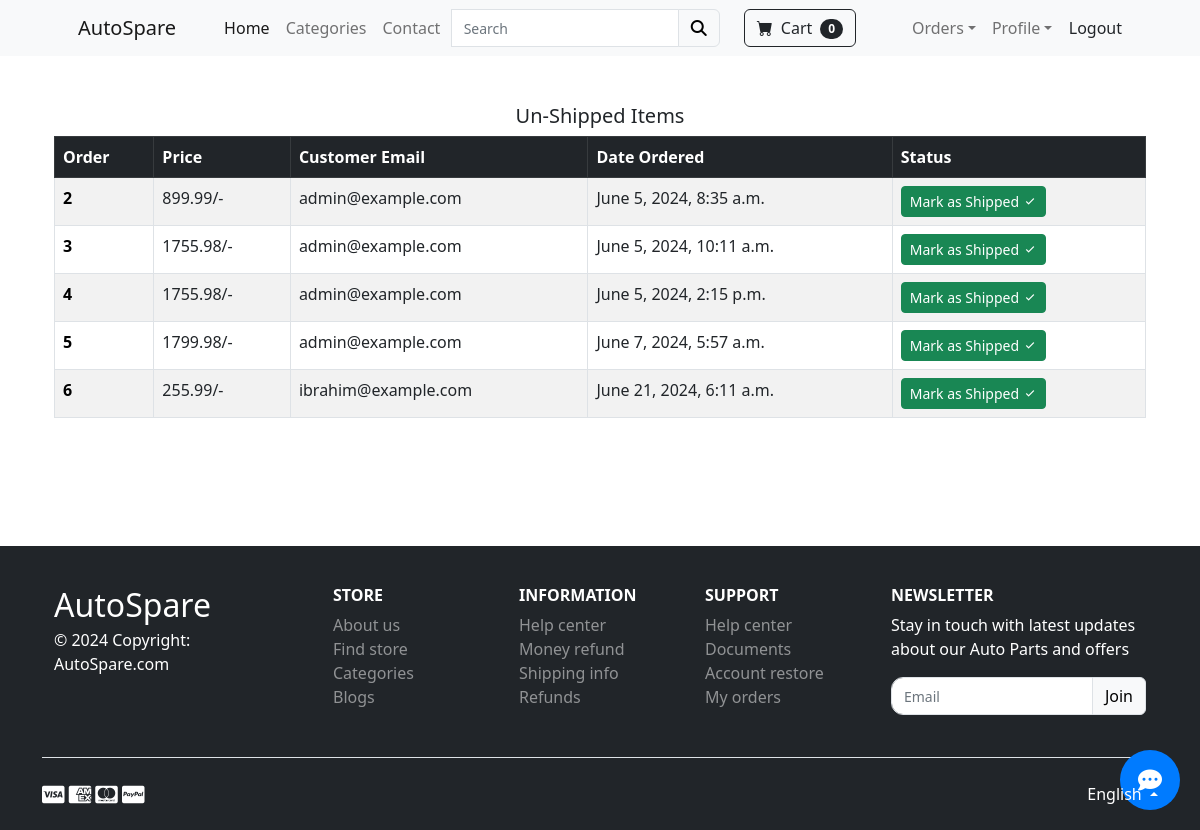
Page /payment/not_shipped_dash (signed in) on the committed database.
### payment/models.py (models this page shows, shortened)
class Order(models.Model):
    user = models.ForeignKey(User, on_delete=models.CASCADE, null=True, blank=True)
    full_name = models.CharField(max_length=250)
    email = models.EmailField(max_length=250)
    shipping_address = models.TextField(max_length=15000)
    amount_paid = models.DecimalField(max_digits=10, decimal_places=2)
    date_ordered = models.DateTimeField(auto_now_add=True)
    shipped = models.BooleanField(default=False)
    date_shipped = models.DateTimeField(blank=True, null=True)

### payment/views.py (the view, shortened to what this page needs)
# urls.py: path('not_shipped_dash', views.not_shipped_dash, name='not_shipped_dash'),
def not_shipped_dash(request):
    if request.user.is_authenticated and request.user.is_superuser:
        orders = Order.objects.filter(shipped=False)
        return render(request, "payment/not_shipped_dash.html", {"orders":orders})
    else:
        messages.success(request, "Access Denied!")
        return redirect('home')

### cart/cart.py (called while the page is built)
    def __len__(self):
        return len(self.cart)

### cart/context_processors.py (called while the page is built)
def cart(request):
    return {'cart': Cart(request)}

### payment/templates/payment/not_shipped_dash.html (shortened to what this page needs)
{% extends 'base.html' %}
{% block content %}
<div class="container">
    <div class="row">
        <center>
            <div class="col-12">
                <br><br>
                <h5>Un-Shipped Items</h5>
                <table class="table table-striped table-hover table-bordered">
                    <thead class="table-dark">
                        <tr>
                            <th scope="col">Order</th>
                            <th scope="col">Price</th>
                            <th scope="col">Customer Email</th>
                            <th scope="col">Date Ordered</th>
                            <th scope="col">Status</th>
                        </tr>
                    </thead>
                    <tbody>
                        {% for item in orders %}
                        <tr>
                            <th><a href="{% url 'orders' item.id %}">{{ item.id }}</a></th>
                            <td>{{ item.amount_paid }}/-</td>
                            <td>{{ item.email }}</td>
                            <td>{{ item.date_ordered }}</td>
                            <td>
                                <form method="POST">
                                    <button type="submit" class="btn btn-success btn-sm">Mark as Shipped <i
                                            class="bx bx-check text-white font-size-20"></i></button>
                                </form>
                            </td>
                        </tr>
                        {% endfor %}
                    </tbody>
                </table>
                <br /><br />
                <br /><br />
            </div>
        </center>
    </div>
</div>
{% endblock %}

### static/css/checkout.css (style rules this page uses)
a { text-decoration: none!important; }

### static/css/billing_info.css (style rules this page uses)
.row { margin: 0; }
a { color: black; }

### rows in the picture
Order: id "2", amount_paid "899.99", email "admin@example.com", date_ordered "June 5, 2024, 8:35 a.m."
Order: id "3", amount_paid "1755.98", email "admin@example.com", date_ordered "June 5, 2024, 10:11 a.m."
Order: id "4", amount_paid "1755.98", email "admin@example.com", date_ordered "June 5, 2024, 2:15 p.m."
Order: id "5", amount_paid "1799.98", email "admin@example.com", date_ordered "June 7, 2024, 5:57 a.m."
Order: id "6", amount_paid "255.99", email "ibrahim@example.com", date_ordered "June 21, 2024, 6:11 a.m."

### other values in the picture
{{ cart|length }} "0"
